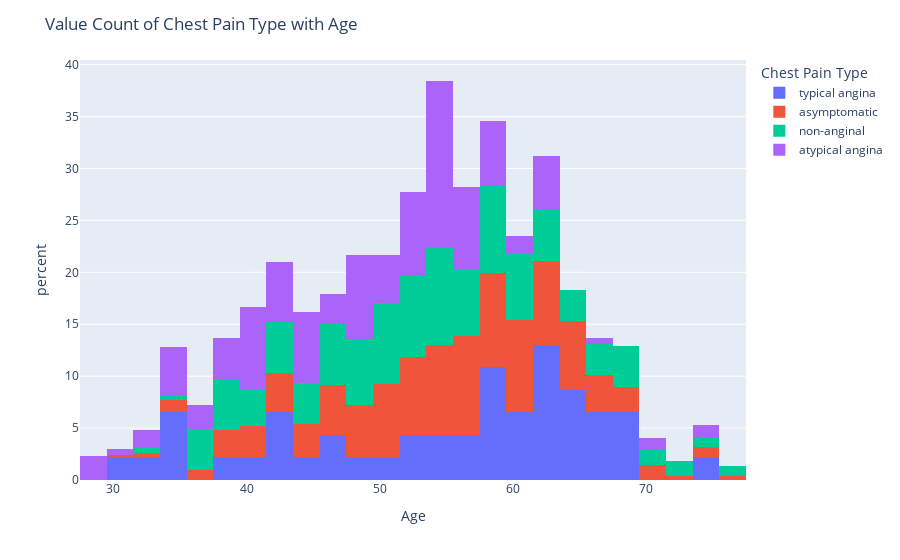

Notebook cell for this chart:
### Code cell
#plot the value count of cp hue with age    
#plot the value count of cp hue with age
fig = px.histogram(df, x='age', color='cp', histnorm='percent',
                   labels={'cp':'Chest Pain Type','age':'Age'})
fig.update_layout(title='Value Count of Chest Pain Type with Age')
fig.show()

### Figure 1 — Plotly figure (JSON) as saved in the notebook; plotly's stock layout.template omitted (floating-point values rounded to 4 significant figures; data arrays with more than 128 entries replaced by an {"elided": "..."} marker saying what was removed)
{"data": [{"alignmentgroup": "True", "bingroup": "x", "histnorm": "percent", "hovertemplate": "Chest Pain Type=typical angina<br>Age=%{x}<br>percent=%{y}<extra></extra>", "legendgroup": "typical angina", "marker": {"color": "#636efa", "pattern": {"shape": ""}}, "name": "typical angina", "offsetgroup": "typical angina", "orientation": "v", "showlegend": true, "type": "histogram", "x": [63, 64, 58, 66, 69, 40, 51, 34, 52, 65, 59, 52, 42, 59, 69, 59, 38, 56, 61, 60, 59, 64, 45, 30, 35, 43, 47, 54, 57, 62, 34, 43, 46, 55, 32, 62, 62, 67, 67, 65, 49, 62, 61, 68, 74, 62], "xaxis": "x", "yaxis": "y"}, {"alignmentgroup": "True", "bingroup": "x", "histnorm": "percent", "hovertemplate": "Chest Pain Type=asymptomatic<br>Age=%{x}<br>percent=%{y}<extra></extra>", "legendgroup": "asymptomatic", "marker": {"color": "#EF553B", "pattern": {"shape": ""}}, "name": "asymptomatic", "offsetgroup": "asymptomatic", "orientation": "v", "showlegend": true, "type": "histogram", "x": {"elided": "496 int values"}, "xaxis": "x", "yaxis": "y"}, {"alignmentgroup": "True", "bingroup": "x", "histnorm": "percent", "hovertemplate": "Chest Pain Type=non-anginal<br>Age=%{x}<br>percent=%{y}<extra></extra>", "legendgroup": "non-anginal", "marker": {"color": "#00cc96", "pattern": {"shape": ""}}, "name": "non-anginal", "offsetgroup": "non-anginal", "orientation": "v", "showlegend": true, "type": "histogram", "x": {"elided": "204 int values"}, "xaxis": "x", "yaxis": "y"}, {"alignmentgroup": "True", "bingroup": "x", "histnorm": "percent", "hovertemplate": "Chest Pain Type=atypical angina<br>Age=%{x}<br>percent=%{y}<extra></extra>", "legendgroup": "atypical angina", "marker": {"color": "#ab63fa", "pattern": {"shape": ""}}, "name": "atypical angina", "offsetgroup": "atypical angina", "orientation": "v", "showlegend": true, "type": "histogram", "x": {"elided": "174 int values"}, "xaxis": "x", "yaxis": "y"}], "layout": {"barmode": "relative", "legend": {"title": {"text": "Chest Pain Type"}, "tracegroupgap": 0}, "margin": {"t": 60}, "title": {"text": "Value Count of Chest Pain Type with Age"}, "xaxis": {"anchor": "y", "domain": [0, 1], "title": {"text": "Age"}}, "yaxis": {"anchor": "x", "domain": [0, 1], "title": {"text": "percent"}}}}
